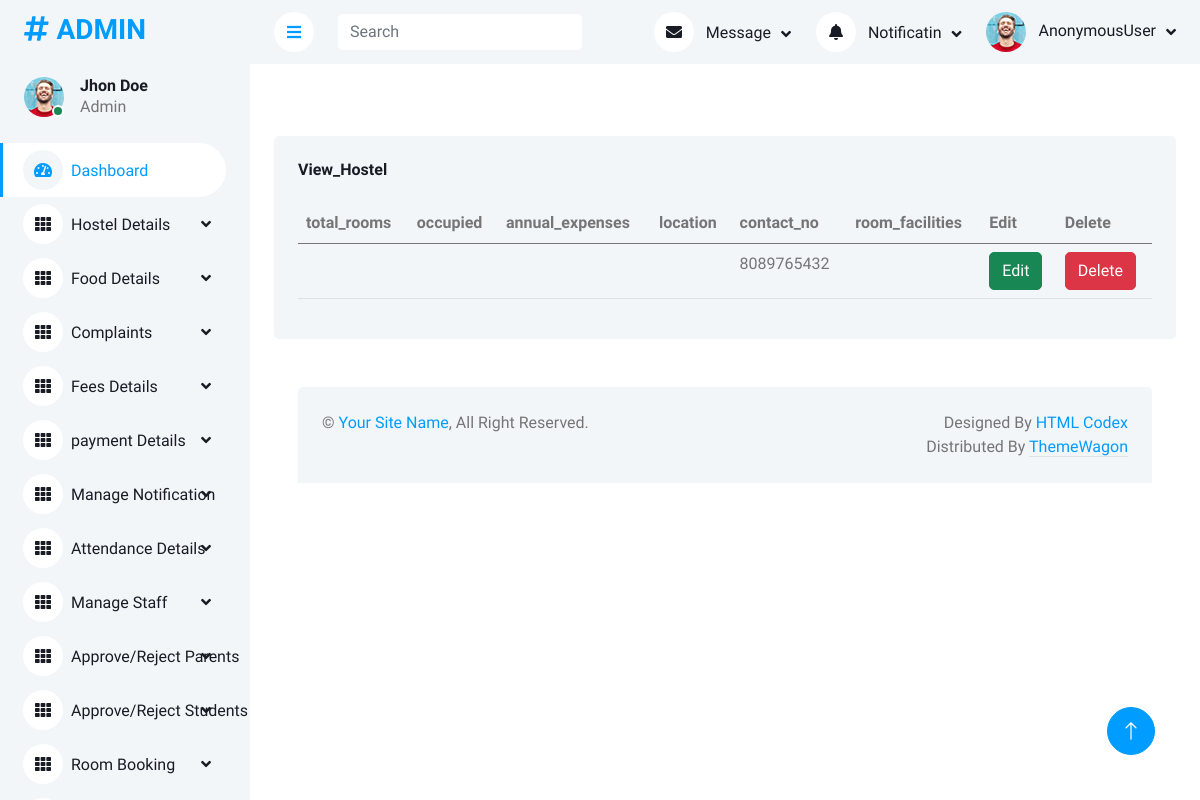
The app's page /viewhostel, older data.
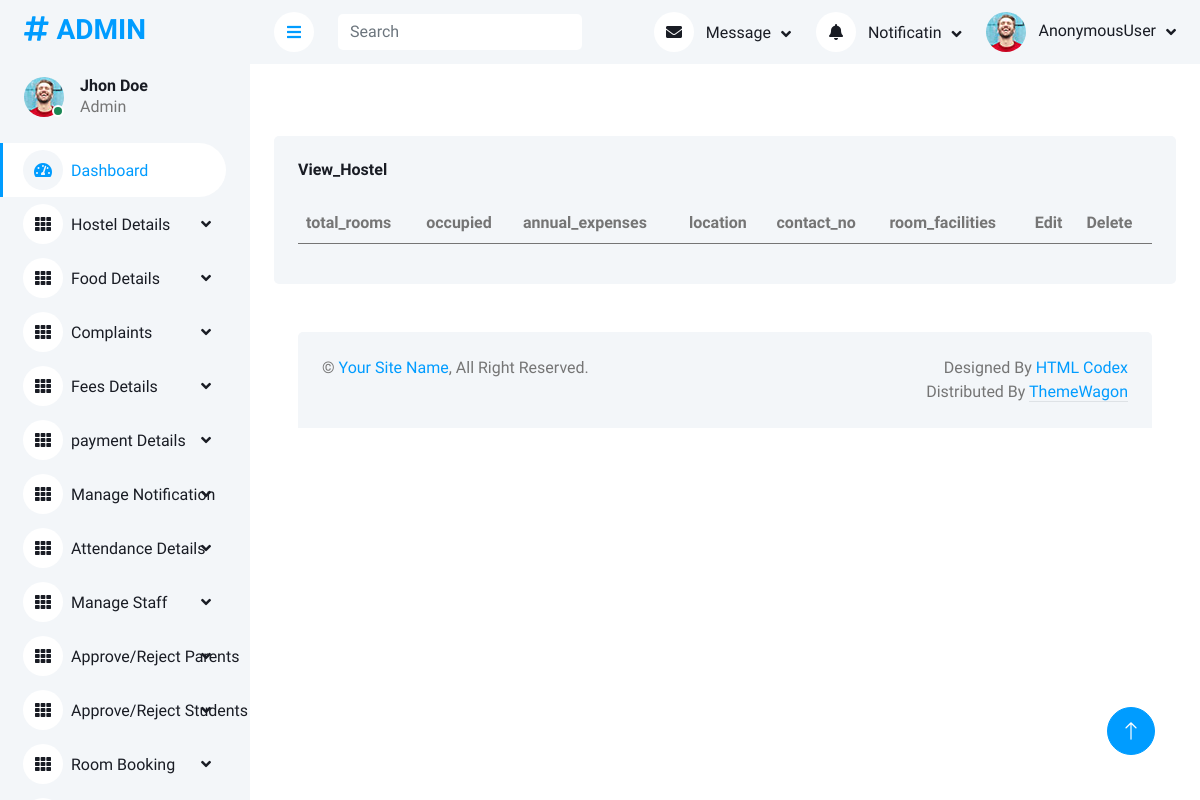
The same page, newer data.
### app/models.py (models this page shows)
class hostel(models.Model):
    total_rooms = models.CharField(max_length=100)
    occupied = models.CharField(max_length=100)
    annual_expenses = models.CharField(max_length=100)
    location = models.CharField(max_length=100)
    contact_no = models.IntegerField()
    room_facilities = models.TextField()

### app/adminviews.py (the view)
def view_hostel(request):
    data = hostel.objects.all()
    return render(request, 'admin_temp/view_hostel.html', {'data': data})

### templates/admin_temp/view_hostel.html
<!DOCTYPE html>
{% extends 'admin_temp/admin_home.html' %}
{% block content %}
{% load static %}
<div class="col-12">
    <div class="bg-light rounded h-10 p-4">
        <h6 class="mb-4">View_Hostel</h6>
        <div class="table-responsive">
            <table class="table">
                <thead>
                <tr>
                    <th scope="col">total_rooms</th>
                    <th scope="col">occupied</th>
                    <th scope="col">annual_expenses</th>
                    <th scope="col">location</th>
                    <th scope="col">contact_no</th>
                    <th scope="col">room_facilities</th>
                    <th>Edit</th>
                    <th>Delete</th>
                </tr>
                </thead>
                <tbody>
                {% for i in data %}
                <tr>
                    <td>{{i.total_rooms}}</td>
                    <td>{{i.occupied}}</td>
                    <td>{{i.annual_expenses}}</td>
                    <td>{{i.location}}</td>
                    <td>{{i.contact_no}}</td>
                    <td>{{i.room_facilities}}</td>
                    <td><a href="{% url 'updatehostel' i.id %}"><button class="btn btn-success">Edit</button> </a></td>
                    <td><a href="{% url 'deletehostel' i.id %}"><button class="btn btn-danger">Delete</button> </a> </td>
                </tr>
                </tbody>
                {% endfor %}
            </table>
        </div>
{% endblock %}

Row changes from the older to the newer data that the page shows:
removed hostel: contact_no "8089765432"
